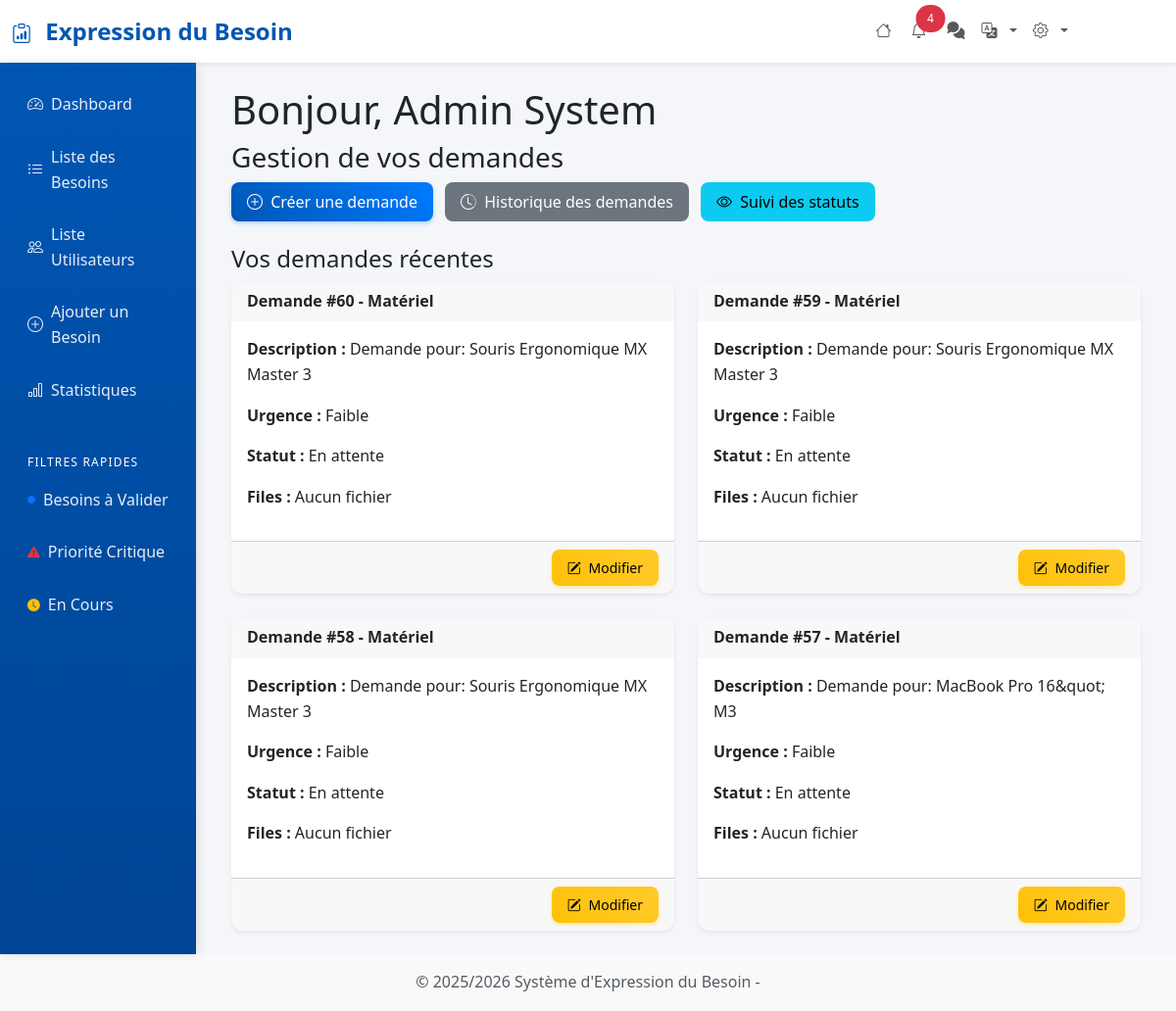
The page /dashboard-demandeur.php (signed in) on the database its author committed.
### tables this page shows
CREATE TABLE `demandes` (
  `id` int(11) NOT NULL,
  `user_id` int(11) NOT NULL,
  `type_besoin_id` int(11) NOT NULL,
  `description` text NOT NULL,
  `urgence` enum('Faible','Moyenne','Urgente') NOT NULL DEFAULT 'Faible',
  `statut` enum('En attente','En cours de validation','Traitée') NOT NULL DEFAULT 'En attente',
  `date_creation` datetime DEFAULT current_timestamp()
);

CREATE TABLE `types_besoins` (
  `id` int(11) NOT NULL,
  `libelle` varchar(100) NOT NULL
);

### includes/functions.php (called while the page is built, shortened)
<?php
$allowed_languages = ['fr', 'en'];
$FrenchArray = [
    'header_title' => 'Expression du Besoin',
    'greeting' => 'Bonjour',
    'gestion_demande'=>'Gestion de vos demandes',
    'create_request'=>'Créer une demande',
    'historique_demande'=>'Historique des demandes',
    'suivi_status'=>'Suivi des statuts',
    'recent_request'=>'Vos demandes récentes',
    'demande'=>'Demande',
    'Fichiers'=>'Files',
    'modify'=>'Modifier',
    'accueil' => 'Accueil',
    'langue'=>'Language'
];
$EnglishArray = [
    'header_title'      => 'Request Flow',
    'greeting'          => 'Hello',
    'gestion_demande'   => 'Manage your requests',
    'create_request'    => 'Create a request',
    'historique_demande'=> 'Request history',
    'suivi_status'      => 'Status tracking',
    'recent_request'    => 'Your recent requests',
    'demande'           => 'Request',
    'Fichiers'          => 'Files',
    'modify'            => 'Edit',
    'accueil'           => 'Home',
    'langue'            => 'Langue',
];
function getSetence($key){
    global $FrenchArray, $EnglishArray, $allowed_languages;
    $lang = $_SESSION['lang'] ?? 'fr';
    if ($lang === 'fr') {
        return $FrenchArray[$key] ?? $key;
    } else {
        return $EnglishArray[$key] ?? $key;
    }
}
?>

### dashboard-demandeur.php (the view, shortened to what this page needs)
<?php
include 'includes/header.php';
$conn = getConnection();
$user_id = $_SESSION['user_id'];
?>
<div class="container mt-4">
    <h1><?php echo getSetence('greeting'); ?>, <?php echo htmlspecialchars($_SESSION['user_nom']); ?> </h1>
    <h3><?php echo getSetence('gestion_demande'); ?></h3>
    <div class="mb-4">
        <a href="create_demande.php" class="btn btn-primary me-2">
            <i class="bi bi-plus-circle me-1"></i> <?php echo getSetence('create_request'); ?>
        </a>
        <a href="historique_demande.php" class="btn btn-secondary me-2">
            <i class="bi bi-clock-history me-1"></i> <?php echo getSetence('historique_demande'); ?>
        </a>
        <a href="suivi_statut.php" class="btn btn-info me-2">
            <i class="bi bi-eye me-1"></i> <?php echo getSetence('suivi_status'); ?>
        </a>
    </div>
    <h4><?php echo getSetence('recent_request'); ?></h4>
    <?php
    try {
        $stmt = $conn->prepare("
            SELECT d.*, t.libelle AS type_besoin
            FROM demandes d
            JOIN types_besoins t ON d.type_besoin_id = t.id
            WHERE d.user_id = :user_id
            ORDER BY d.date_creation DESC
            LIMIT 10
        ");
        $stmt->bindParam(':user_id', $user_id, PDO::PARAM_INT);
        $stmt->execute();
        $besoins = $stmt->fetchAll(PDO::FETCH_ASSOC);
    } catch (PDOException $e) {
        die("Erreur lors de la récupération des demandes : " . $e->getMessage());
    }
    ?>
    <?php if (count($besoins) > 0): ?>
    <div class="row">
        <?php foreach ($besoins as $besoin): ?>
        <div class="col-md-6 mb-4">
            <div class="card h-100 shadow-sm">
                <div class="card-header">
                    <?php echo getSetence('demande'); ?> #<?php echo $besoin['id']; ?> - <?= htmlspecialchars($besoin['type_besoin']) ?>
                </div>
                <div class="card-body">
                    <p><strong>Description :</strong> <?= htmlspecialchars($besoin['description']) ?></p>
                    <p><strong>Urgence :</strong> <?= htmlspecialchars($besoin['urgence']) ?></p>
                    <p><strong>Statut :</strong> <?= htmlspecialchars($besoin['statut']) ?></p>
                    <?php
                        $stmtFiles = $conn->prepare("SELECT * FROM pieces_jointes WHERE demande_id = :demande_id");
                        $stmtFiles->execute([':demande_id' => $besoin['id']]);
                        $fichiers = $stmtFiles->fetchAll(PDO::FETCH_ASSOC);
                    ?>
                    <p><strong><?php echo getSetence('Fichiers'); ?> :</strong>
                        <?php if ($fichiers): ?>
                    <ul>
                        <?php foreach ($fichiers as $f): ?>
                        <li><a href="<?= htmlspecialchars($f['fichier']) ?>" target="_blank">Voir</a></li>
                        <?php endforeach; ?>
                    </ul>
                    <?php else: ?>
                    Aucun fichier
                    <?php endif; ?>
                    </p>
                </div>
                <div class="card-footer text-end">
                    <?php if (!in_array($besoin['statut'], ['Validée','Rejetée'])): ?>
                    <a href="modifier_demande.php?id=<?= $besoin['id'] ?>" class="btn btn-sm btn-warning">
                        <i class="bi bi-pencil-square me-1"></i> <?php echo getSetence('modify'); ?>
                    </a>
                    <?php else: ?>
                    <span class="text-muted">Non modifiable</span>
                    <?php endif; ?>
                </div>
            </div>
        </div>
        <?php endforeach; ?>
    </div>
    <?php else: ?>
    <p>Vous n'avez encore créé aucune demande.</p>
    <?php endif; ?>
</div>
<?php include 'includes/footer.php'; ?>

### assets/css/style.css (style rules this page uses)
:root { --primary-color: #0056b3; --secondary-color: #6c757d; --success-color: #198754; --info-color: #0dcaf0; --warning-color: #ffc107; --danger-color: #dc3545; --light-color: #f8f9fa; --dark-color: #212529; --border-radius: 8px; --box-shadow: 0 4px 6px rgba(0,0,0,0.07); --transition: all 0.3s ease; }
body { background-color: #f4f6f9; font-family: 'Segoe UI', Tahoma, Geneva, Verdana, sans-serif; line-height: 1.6; }
.card { border: none; box-shadow: var(--box-shadow); border-radius: 12px; transition: transform 0.2s ease, box-shadow 0.2s ease; overflow: hidden; }
.card-header { border-bottom: none; font-weight: 600; border-radius: 12px 12px 0 0 !important; }
.btn { border-radius: var(--border-radius); font-weight: 500; transition: var(--transition); border: none; padding: 0.5rem 1rem; }
.btn-primary { background: linear-gradient(45deg, #0056b3, #007bff); box-shadow: 0 2px 4px rgba(0,123,255,0.3); }
.btn-warning { background: linear-gradient(45deg, #ffc107, #ffca2c); box-shadow: 0 2px 4px rgba(255,193,7,0.3); color: #000; }
.fade-in-up { animation: fadeInUp 0.6s ease-out; }

### includes/header.php (style rules this page uses)
:root { --primary-color: #0056b3; --secondary-color: #6c757d; --success-color: #198754; --info-color: #0dcaf0; --warning-color: #ffc107; --danger-color: #dc3545; --light-color: #f8f9fa; --dark-color: #212529; }
body { background-color: #f4f6f9; font-family: 'Segoe UI', Tahoma, Geneva, Verdana, sans-serif; }
.card { border: none; box-shadow: 0 4px 6px rgba(0, 0, 0, 0.07); border-radius: 12px; transition: transform 0.2s ease, box-shadow 0.2s ease; }
.btn { border-radius: 8px; font-weight: 500; transition: all 0.3s ease; }
.btn-primary { background: linear-gradient(45deg, #0056b3, #007bff); border: none; }

### rows shown on the page
demandes: id "60", type_besoin.libelle "Matériel", description "Demande pour: Souris Ergonomique MX Master 3", urgence "Faible", statut "En attente"
demandes: id "59", type_besoin.libelle "Matériel", description "Demande pour: Souris Ergonomique MX Master 3", urgence "Faible", statut "En attente"
demandes: id "58", type_besoin.libelle "Matériel", description "Demande pour: Souris Ergonomique MX Master 3", urgence "Faible", statut "En attente"
demandes: id "57", type_besoin.libelle "Matériel", description "Demande pour: MacBook Pro 16&quot; M3", urgence "Faible", statut "En attente"

### other values the page prints
getSetence('header_title') "Expression du Besoin"
$unreadCount "4"
getSetence('greeting') "Bonjour"
$_SESSION['user_nom'] "Admin System"
getSetence('gestion_demande') "Gestion de vos demandes"
getSetence('create_request') "Créer une demande"
getSetence('historique_demande') "Historique des demandes"
getSetence('suivi_status') "Suivi des statuts"
getSetence('recent_request') "Vos demandes récentes"
